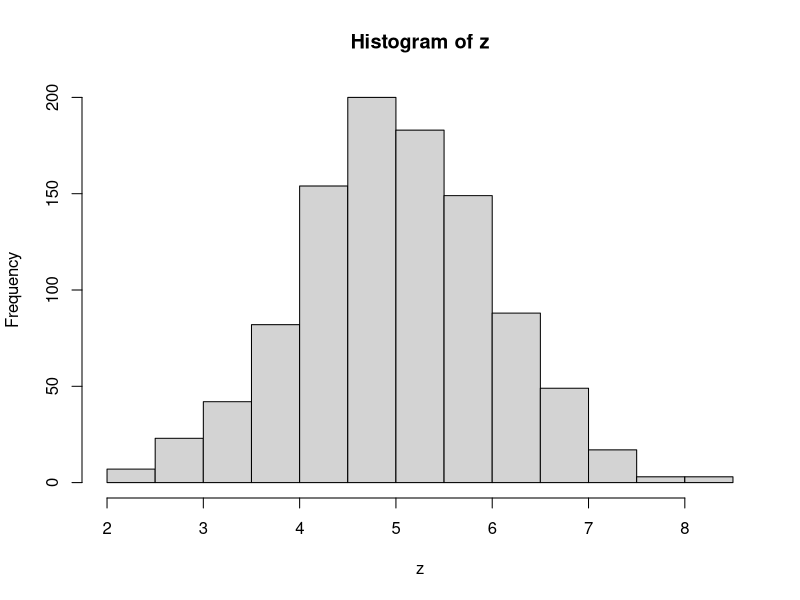
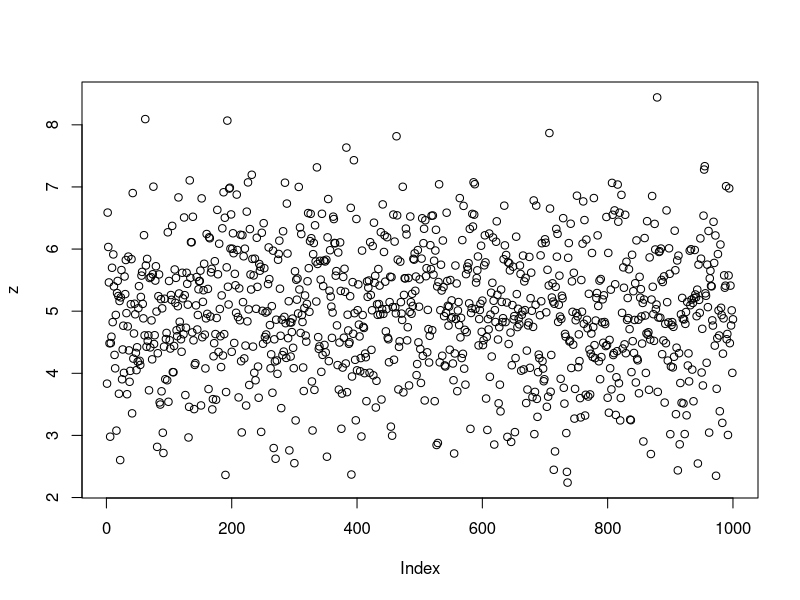

Generate these figures, in order, with R:
# Basic stats for a vector
z<-rnorm(1000,mean=5)
hist(z)
plot(z)
x<-1:50

sum(z)
mean(x)
median(x)
var(x)
sd(x)
min(x)
max(x)
range(x)
quantile(x)

summary(x)




